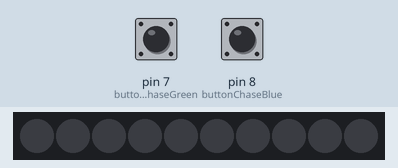
This sketch was run on a simulated Arduino Uno, built with avr-gcc and run on an emulated ATmega328P. On the bench: 10 RGB LEDs in strip order, left to right. The inputs (shaded band) are chosen by the test bench; at power-on: pin 7 (buttonChaseGreen) LOW, pin 8 (buttonChaseBlue) LOW. Dim RGB values are drawn brighter than linear.

Above: at 1.8 s.
1.9 s: pin 7 (buttonChaseGreen) pulled HIGH for 0.6 s
4.0 s: pin 8 (buttonChaseBlue) pulled HIGH for 3.2 s
At 5.0 s:
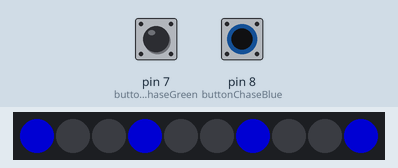
8.7 s: pin 8 (buttonChaseBlue) pulled HIGH for 0.6 s
10.8 s: pin 8 (buttonChaseBlue) pulled HIGH for 1 s
13.3 s: pin 7 (buttonChaseGreen) driven HIGH and pin 8 (buttonChaseBlue) driven HIGH
At 13.82 s:
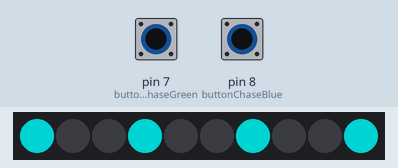
At 14.42 s:
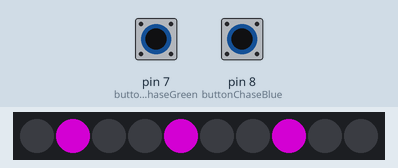

Measured:
- after the input at 4.0 s, the LEDs: change after 0.05 s (image 1)
- after the input at 13.3 s, the LEDs: change after 0.38 s (image 2)

The sketch:

two_button_operand_test.ino
```cpp
#include <Adafruit_NeoPixel.h>
#ifdef __AVR__
  #include <avr/power.h>
#endif

#define PIN 6
const int buttonChaseGreen = 7;
const int buttonChaseBlue = 8;
int buttonStateChaseGreen = 0;
int buttonStateChaseBlue = 0;

// Parameter 1 = number of pixels in strip
// Parameter 2 = Arduino pin number (most are valid)
// Parameter 3 = pixel type flags, add together as needed:
//   NEO_KHZ800  800 KHz bitstream (most NeoPixel products w/WS2812 LEDs)
//   NEO_KHZ400  400 KHz (classic 'v1' (not v2) FLORA pixels, WS2811 drivers)
//   NEO_GRB     Pixels are wired for GRB bitstream (most NeoPixel products)
//   NEO_RGB     Pixels are wired for RGB bitstream (v1 FLORA pixels, not v2)
//   NEO_RGBW    Pixels are wired for RGBW bitstream (NeoPixel RGBW products)
Adafruit_NeoPixel strip = Adafruit_NeoPixel(10, PIN, NEO_GRB + NEO_KHZ800);

// IMPORTANT: To reduce NeoPixel burnout risk, add 1000 uF capacitor across
// pixel power leads, add 300 - 500 Ohm resistor on first pixel's data input
// and minimize distance between Arduino and first pixel.  Avoid connecting
// on a live circuit...if you must, connect GND first.

void setup() {
  pinMode(buttonChaseGreen, INPUT);
  pinMode(buttonChaseBlue, INPUT);

  strip.begin();
  strip.show(); // Initialize all pixels to 'off'
}

void loop() {

  buttonStateChaseGreen = digitalRead(buttonChaseGreen);
  buttonStateChaseBlue = digitalRead(buttonChaseBlue);

  if (buttonStateChaseGreen == HIGH && buttonStateChaseBlue == LOW) {
    theaterChase(strip.Color(0, 127, 0), 50); // Green

  } else if (buttonStateChaseBlue == HIGH && buttonStateChaseGreen == LOW) {
    theaterChase(strip.Color(0, 0, 127), 50); // Blue

  }else if(buttonStateChaseBlue == HIGH && buttonStateChaseGreen == HIGH){
    for (int i=0; i <= 5; i++){
      theaterChase(strip.Color(0, 127, 127), 5); // Outrun Blue
      theaterChase(strip.Color(127, 0, 127), 5); // Outrun Pink
   }

  }else{
    colorWipe(strip.Color(0, 0, 0, 0), 50); // off
  }

}

// Fill the dots one after the other with a color
void colorWipe(uint32_t c, uint8_t wait) {
  for(uint16_t i=0; i<strip.numPixels(); i++) {
    strip.setPixelColor(i, c);
    strip.show();
    delay(wait);
  }
}


//Theatre-style crawling lights.
void theaterChase(uint32_t c, uint8_t wait) {
  for (int j=0; j<10; j++) {  //do 10 cycles of chasing
    for (int q=0; q < 3; q++) {
      for (uint16_t i=0; i < strip.numPixels(); i=i+3) {
        strip.setPixelColor(i+q, c);    //turn every third pixel on
      }
      strip.show();

      delay(wait);

      for (uint16_t i=0; i < strip.numPixels(); i=i+3) {
        strip.setPixelColor(i+q, 0);        //turn every third pixel off
      }
    }
  }
}

// Input a value 0 to 255 to get a color value.
// The colours are a transition r - g - b - back to r.
uint32_t Wheel(byte WheelPos) {
  WheelPos = 255 - WheelPos;
  if(WheelPos < 85) {
    return strip.Color(255 - WheelPos * 3, 0, WheelPos * 3);
  }
  if(WheelPos < 170) {
    WheelPos -= 85;
    return strip.Color(0, WheelPos * 3, 255 - WheelPos * 3);
  }
  WheelPos -= 170;
  return strip.Color(WheelPos * 3, 255 - WheelPos * 3, 0);
}
```
